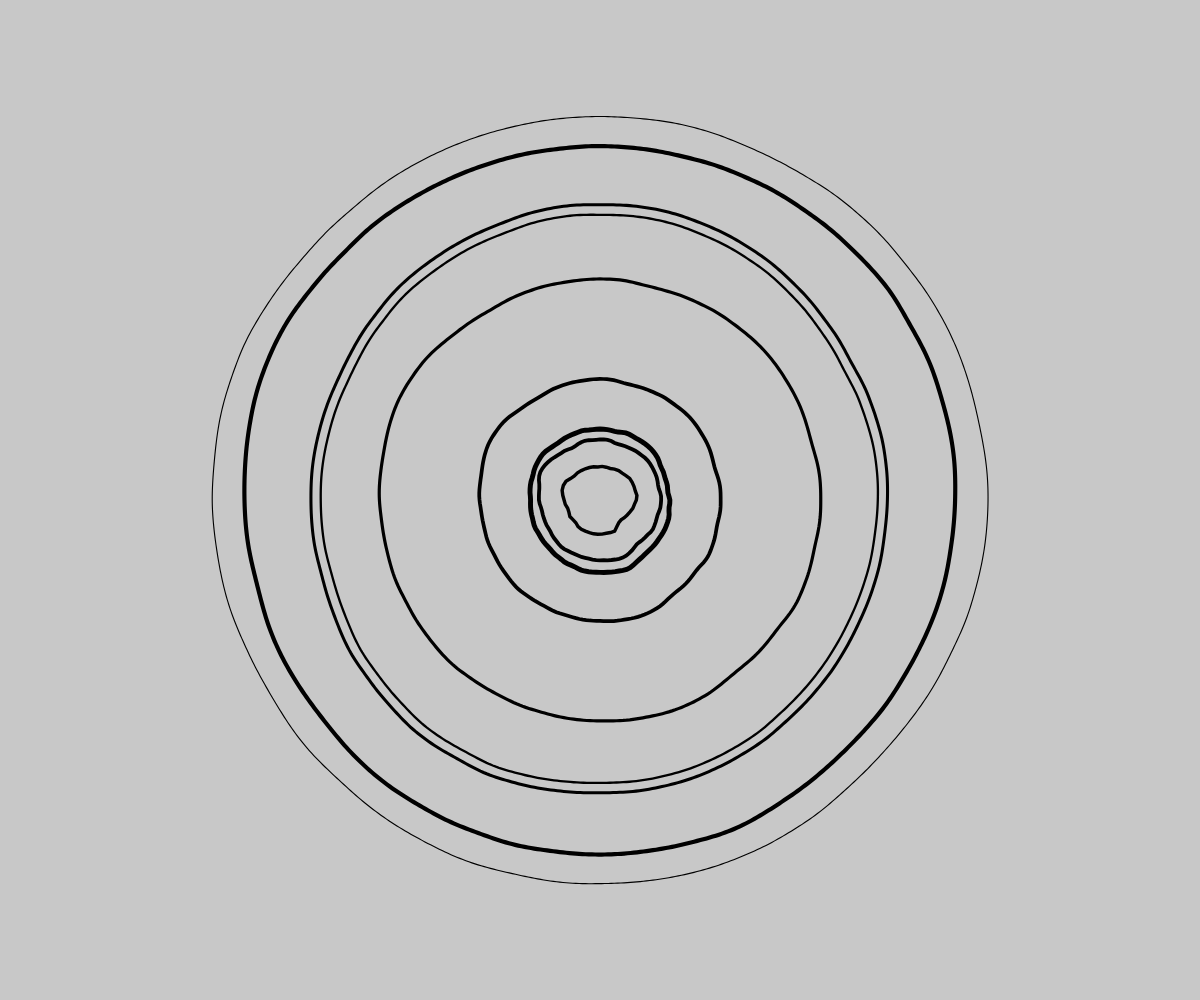
Frame 1 (no input)
Frame 60 (no input): identical to frame 1, image omitted
Frame 120 (the mouse pressed at the canvas centre since frame 60): identical to frame 1, image omitted

The p5.js sketch that drew this single still picture (run headless with seeded random() and noise() and a simulated clock; from frame 60 on, the mouse is pressed at the canvas centre):

// p5.js sketch
// ── sketch.js
let data = [12, 22, 54, 69, 75, 42, 10, 5, 56];

function setup(){
    createCanvas(windowWidth, windowHeight)
}

function draw(){
    background(200);

    randomSeed(1000);

    noFill();
    stroke(0);
    for(let i=0; i<data.length; i++){
        let x = width/2;
        let y = height/2;
        let radius  = data[i] * 5;
        let inc     = random(0, 1);
        let strokew = random(1, 5);
        strokeWeight(strokew)

        let res = data[i] * 10;
        beginShape();
        for(let j=0; j<res; j++){
            //pos point
            let angle   = map(j, 0, res, 0, TWO_PI);
            let rnd     = noise(sin(angle) + inc, cos(angle) + inc, inc) * 25;
            let px      = cos(angle) * (radius + rnd) + width/2;
            let py      = sin(angle) * (radius + rnd) + height/2;
            vertex(px, py);
        }
        endShape(CLOSE);

        
    }
}
